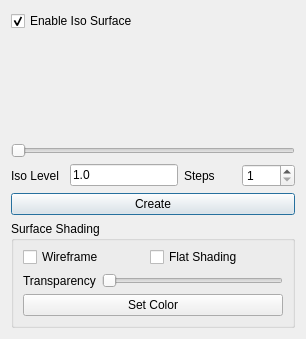
     <widget class="QWidget" name="m_pIsosurfaceTab">
      <attribute name="title">
       <string>Iso Surface</string>
      </attribute>
      <layout class="QGridLayout" name="gridLayout_3">
       <item row="0" column="0">
        <widget class="QCheckBox" name="m_pIsoCheckEnable">
         <property name="enabled">
          <bool>true</bool>
         </property>
         <property name="text">
          <string>Enable Iso Surface</string>
         </property>
         <property name="checked">
          <bool>true</bool>
         </property>
        </widget>
       </item>
       <item row="1" column="0">
        <widget class="QwtPlot" name="m_pHistPlot">
         <property name="sizePolicy">
          <sizepolicy hsizetype="MinimumExpanding" vsizetype="MinimumExpanding">
           <horstretch>0</horstretch>
           <verstretch>0</verstretch>
          </sizepolicy>
         </property>
         <property name="minimumSize">
          <size>
           <width>100</width>
           <height>100</height>
          </size>
         </property>
        </widget>
       </item>
       <item row="2" column="0">
        <widget class="QSlider" name="m_pIsoSlider">
         <property name="sizePolicy">
          <sizepolicy hsizetype="Expanding" vsizetype="Fixed">
           <horstretch>0</horstretch>
           <verstretch>0</verstretch>
          </sizepolicy>
         </property>
         <property name="minimumSize">
          <size>
           <width>0</width>
           <height>0</height>
          </size>
         </property>
         <property name="maximum">
          <number>999</number>
         </property>
         <property name="orientation">
          <enum>Qt::Horizontal</enum>
         </property>
        </widget>
       </item>
       <item row="3" column="0">
        <widget class="QWidget" name="m_pIsoControls" native="true">
         <layout class="QVBoxLayout" name="verticalLayout_3">
          <property name="margin">
           <number>0</number>
          </property>
          <item>
           <layout class="QHBoxLayout" name="horizontalLayout">
            <item>
             <widget class="QLabel" name="TextLabel01">
              <property name="text">
               <string>Iso Level</string>
              </property>
              <property name="wordWrap">
               <bool>false</bool>
              </property>
             </widget>
            </item>
            <item>
             <widget class="QLineEdit" name="m_pIsoTELevel">
              <property name="enabled">
               <bool>true</bool>
              </property>
              <property name="sizePolicy">
               <sizepolicy hsizetype="Minimum" vsizetype="Fixed">
                <horstretch>0</horstretch>
                <verstretch>0</verstretch>
               </sizepolicy>
              </property>
              <property name="minimumSize">
               <size>
                <width>50</width>
                <height>0</height>
               </size>
              </property>
              <property name="text">
               <string>1.0</string>
              </property>
              <property name="cursorPosition">
               <number>3</number>
              </property>
             </widget>
            </item>
            <item>
             <widget class="QLabel" name="TextLabel02">
              <property name="text">
               <string>Steps</string>
              </property>
              <property name="wordWrap">
               <bool>false</bool>
              </property>
             </widget>
            </item>
            <item>
             <widget class="QSpinBox" name="m_pIsoTESteps">
              <property name="keyboardTracking">
               <bool>false</bool>
              </property>
              <property name="minimum">
               <number>1</number>
              </property>
              <property name="maximum">
               <number>10</number>
              </property>
             </widget>
            </item>
           </layout>
          </item>
          <item>
           <widget class="QPushButton" name="m_pIsoButtonCreate">
            <property name="sizePolicy">
             <sizepolicy hsizetype="Expanding" vsizetype="Fixed">
              <horstretch>1</horstretch>
              <verstretch>0</verstretch>
             </sizepolicy>
            </property>
            <property name="minimumSize">
             <size>
              <width>50</width>
              <height>0</height>
             </size>
            </property>
            <property name="text">
             <string>Create</string>
            </property>
            <property name="autoDefault">
             <bool>true</bool>
            </property>
            <property name="default">
             <bool>true</bool>
            </property>
           </widget>
          </item>
          <item>
           <widget class="QGroupBox" name="groupBox_3">
            <property name="title">
             <string>Surface Shading</string>
            </property>
            <layout class="QVBoxLayout" name="verticalLayout_2">
             <property name="topMargin">
              <number>6</number>
             </property>
             <item>
              <layout class="QHBoxLayout" name="horizontalLayout_2">
               <item>
                <widget class="QCheckBox" name="m_pIsoCheckWire">
                 <property name="text">
                  <string>Wireframe</string>
                 </property>
                </widget>
               </item>
               <item>
                <spacer name="horizontalSpacer">
                 <property name="orientation">
                  <enum>Qt::Horizontal</enum>
                 </property>
                 <property name="sizeHint" stdset="0">
                  <size>
                   <width>40</width>
                   <height>20</height>
                  </size>
                 </property>
                </spacer>
               </item>
               <item>
                <widget class="QCheckBox" name="m_pIsoCheckFlat">
                 <property name="text">
                  <string>Flat Shading</string>
                 </property>
                </widget>
               </item>
               <item>
                <spacer name="horizontalSpacer_6">
                 <property name="orientation">
                  <enum>Qt::Horizontal</enum>
                 </property>
                 <property name="sizeHint" stdset="0">
                  <size>
                   <width>40</width>
                   <height>20</height>
                  </size>
                 </property>
                </spacer>
               </item>
              </layout>
             </item>
             <item>
              <layout class="QHBoxLayout" name="horizontalLayout_10">
               <item>
                <widget class="QLabel" name="TextLabel1">
                 <property name="text">
                  <string>Transparency</string>
                 </property>
                 <property name="wordWrap">
                  <bool>false</bool>
                 </property>
                </widget>
               </item>
               <item>
                <widget class="QSlider" name="m_pIsoSliderTrans">
                 <property name="sizePolicy">
                  <sizepolicy hsizetype="Expanding" vsizetype="Fixed">
                   <horstretch>1</horstretch>
                   <verstretch>0</verstretch>
                  </sizepolicy>
                 </property>
                 <property name="maximum">
                  <number>100</number>
                 </property>
                 <property name="orientation">
                  <enum>Qt::Horizontal</enum>
                 </property>
                </widget>
               </item>
              </layout>
             </item>
             <item>
              <widget class="QPushButton" name="m_pIsoButtonColor">
               <property name="sizePolicy">
                <sizepolicy hsizetype="Expanding" vsizetype="Fixed">
                 <horstretch>0</horstretch>
                 <verstretch>0</verstretch>
                </sizepolicy>
               </property>
               <property name="text">
                <string>Set Color</string>
               </property>
              </widget>
             </item>
            </layout>
           </widget>
          </item>
         </layout>
        </widget>
       </item>
      </layout>
     </widget>
